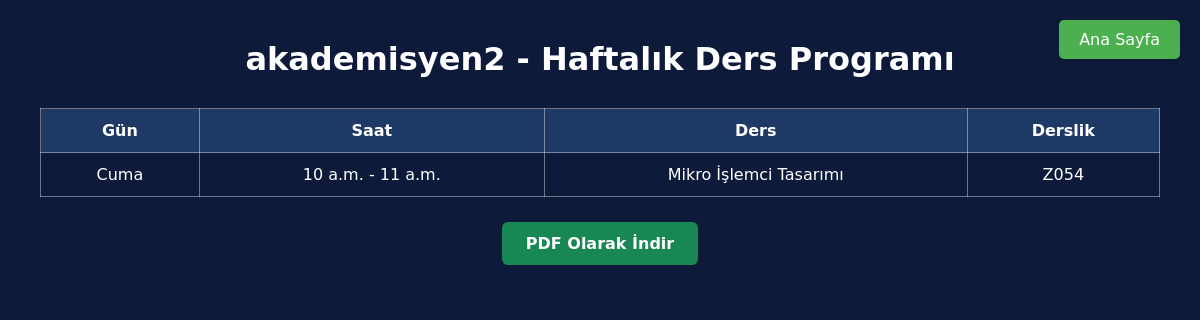
/uni/akademisyen/ders-programi/ (signed in), run on the app's committed database.
### uni/models.py (models this page shows, shortened)
class CustomUser(AbstractUser):
    ROLE_CHOICES = (
        ('bolum_baskani', 'Bölüm Başkanı'),
        ('bolum_sekreteri', 'Bölüm Sekreteri'),
        ('akademisyen', 'Akademisyen'),
        ('ogrenci', 'Öğrenci'),
    )
    role = models.CharField(max_length=20, choices=ROLE_CHOICES, null=True, blank=True)

class DersProgrami(models.Model):
    GUNLER = [
        ('Pazartesi', 'Pazartesi'),
        ('Salı', 'Salı'),
        ('Çarşamba', 'Çarşamba'),
        ('Perşembe', 'Perşembe'),
        ('Cuma', 'Cuma'),
    ]
    ders = models.ForeignKey(Ders, on_delete=models.CASCADE)
    derslik = models.ForeignKey(Derslik, on_delete=models.CASCADE)
    ogretim_elemani = models.ForeignKey(User, on_delete=models.CASCADE, limit_choices_to={'role': 'akademisyen'})
    gun = models.CharField(max_length=10, choices=GUNLER)
    baslangic_saati = models.TimeField()
    bitis_saati = models.TimeField()
    class Meta:
        unique_together = ['ders', 'gun', 'baslangic_saati']

class Ders(models.Model):
    kod = models.CharField(max_length=10, unique=True)
    ad = models.CharField(max_length=100)
    ogrenci_sayisi = models.IntegerField(default=0)
    kredi = models.IntegerField()
    bolum = models.CharField(max_length=100)

class Derslik(models.Model):
    ad = models.CharField(max_length=50, unique=True)
    kapasite = models.IntegerField()

### uni/views.py (the view)
# urls.py: path('akademisyen/ders-programi/', views.akademisyen_ders_programi, name='akademisyen_ders_programi'),
@login_required
def akademisyen_ders_programi(request):
    user = request.user
    programlar = DersProgrami.objects.filter(ogretim_elemani=user)
    programlar = list(programlar)
    def gun_index(ders):
        try:
            return GUNLER.index(ders.gun)
        except ValueError:
            return 999  # Eğer gün listede yoksa sona at
    programlar.sort(key=lambda d: (gun_index(d), d.baslangic_saati))
    return render(request, 'akademisyen_ders_programi.html', {
        'programlar': programlar,
        'gunler': GUNLER,
        'akademisyen': user,
    })

### uni/templates/akademisyen_ders_programi.html (shortened to what this page needs)
<!DOCTYPE html>
<html lang="tr">
<head>
</head>
<body>
    <h1>{{ user.username }} - Haftalık Ders Programı</h1>
    <a href="{% url 'home' %}" class="btn-home">Ana Sayfa</a>
    <table>
        <thead>
            <tr>
                <th>Gün</th>
                <th>Saat</th>
                <th>Ders</th>
                <th>Derslik</th>
            </tr>
        </thead>
        <tbody>
            {% for ders in programlar %}
                <tr>
                    <td>{{ ders.gun }}</td>
                    <td>{{ ders.baslangic_saati }} - {{ ders.bitis_saati }}</td>
                    <td>{{ ders.ders.ad }}</td>
                    <td>{{ ders.derslik.ad }}</td>
                </tr>
            {% empty %}
                <tr>
                    <td colspan="4" style="color: #ccc;">Ders programı bulunamadı.</td>
                </tr>
            {% endfor %}
        </tbody>
    </table>
    <a href="{% url 'akademisyen_ders_programi_pdf' %}" class="btn-pdf">PDF Olarak İndir</a>
</body>
</html>

### uni/templates/akademisyen_ders_programi.html (style rules this page uses)
body { font-family: DejaVu Sans, sans-serif; margin: 40px; background-color: #0d1a3a; color: white; }
h1 { text-align: center; margin-bottom: 30px; font-size: 32px; font-weight: bold; }
table { width: 100%; border-collapse: collapse; margin-top: 10px; }
th, td { border: 1px solid #ffffff66; padding: 12px 15px; text-align: center; vertical-align: middle; }
th { background-color: #1e3966; }
a.btn-pdf { display: block; margin: 25px auto 0 auto; width: max-content; background-color: #198754; color: white; padding: 12px 24px; border-radius: 6px; text-decoration: none; font-weight: bold; font-size: 16px; text-align: center; }
.btn-home { position: fixed; top: 20px; right: 20px; padding: 10px 20px; background-color: #4caf50; color: white; font-size: 16px; border: none; border-radius: 5px; box-shadow: 0 4px 6px rgba(0, 0, 0, 0.1); cursor: pointer; z-index: 1000; text-decoration: none; }

### data on the page
CustomUser: username "akademisyen2"
DersProgrami: gun "Cuma", baslangic_saati "10 a.m.", bitis_saati "11 a.m.", ders.ad "Mikro İşlemci Tasarımı", derslik.ad "Z054"
